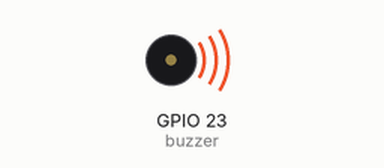
Recording of a program running on a simulated ESP32 board running MicroPython. Shown: buzzer (waves = sounding). At 2.0 s the program stops and its outputs stay as they are.

Above: at 0.1 s.
At 2.1 s:
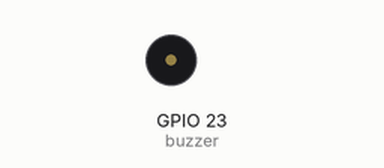
Timing chart, 0 to 3.5 s (numbered marks = the images above):
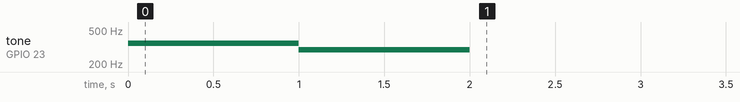

Measured:
- by itself, tone on GPIO 23 (buzzer): silent → 349 Hz at 0.00 s, → 294 Hz 1.0 s later, → silent 1.0 s later

The program:

LAB09.py
```python
from machine import Pin,PWM
import time

# 建立 PWM 物件
buzzer = PWM(Pin(23,Pin.OUT),freq=0, duty=512)

buzzer.freq(349)   # 發出 Fa 聲
time.sleep(1)
buzzer.freq(294)   # 發出 Re 聲
time.sleep(1)

buzzer.deinit()
```
